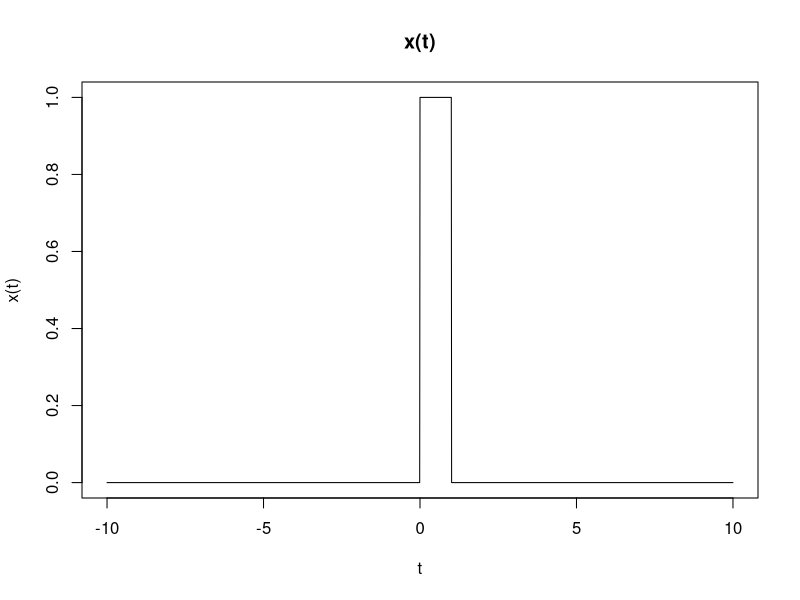
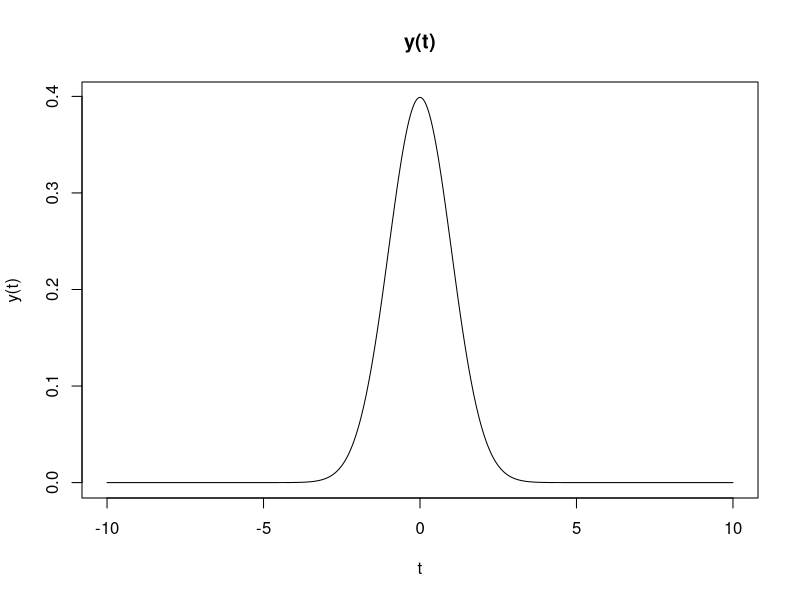
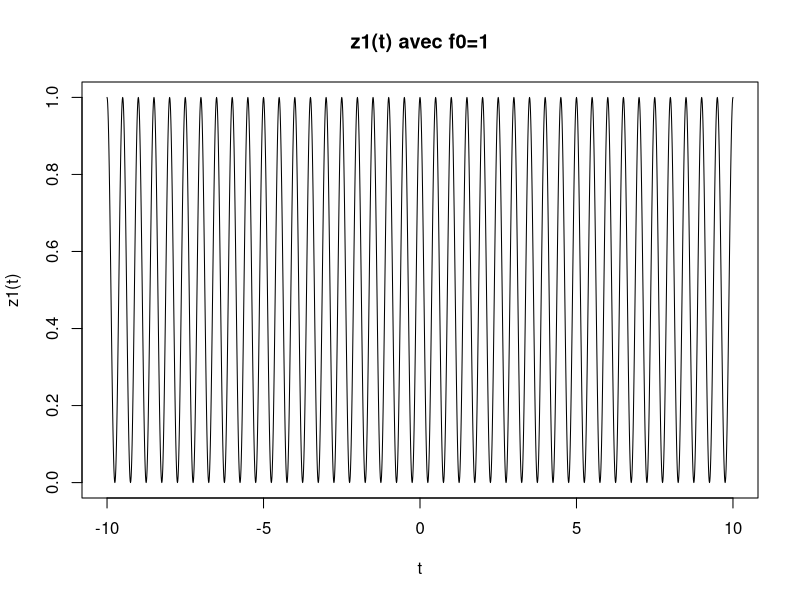
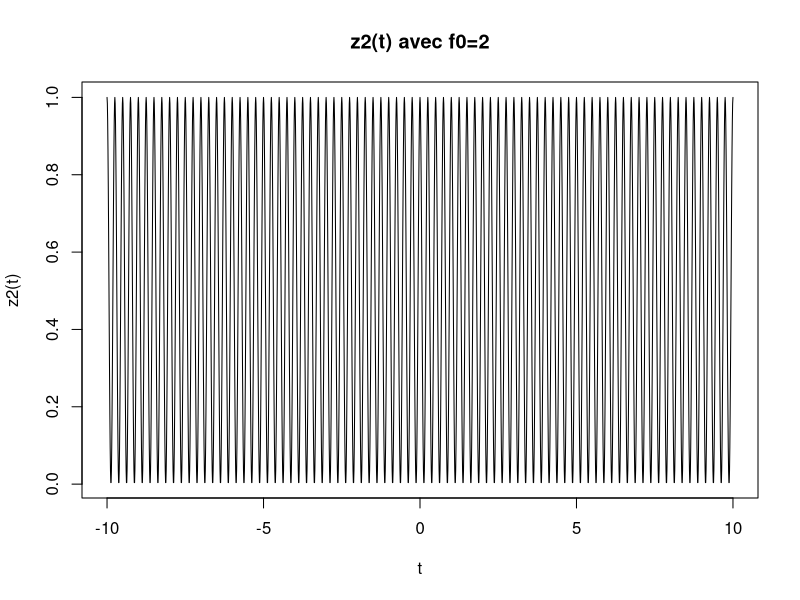
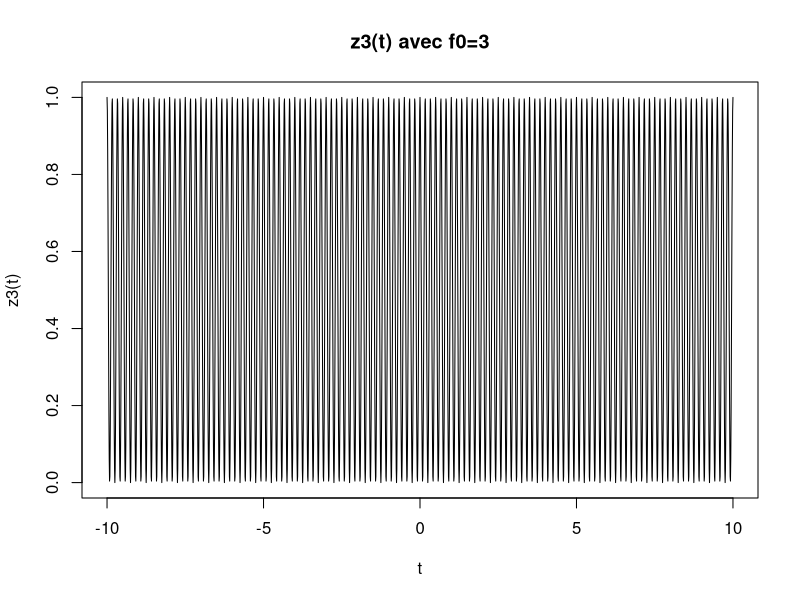
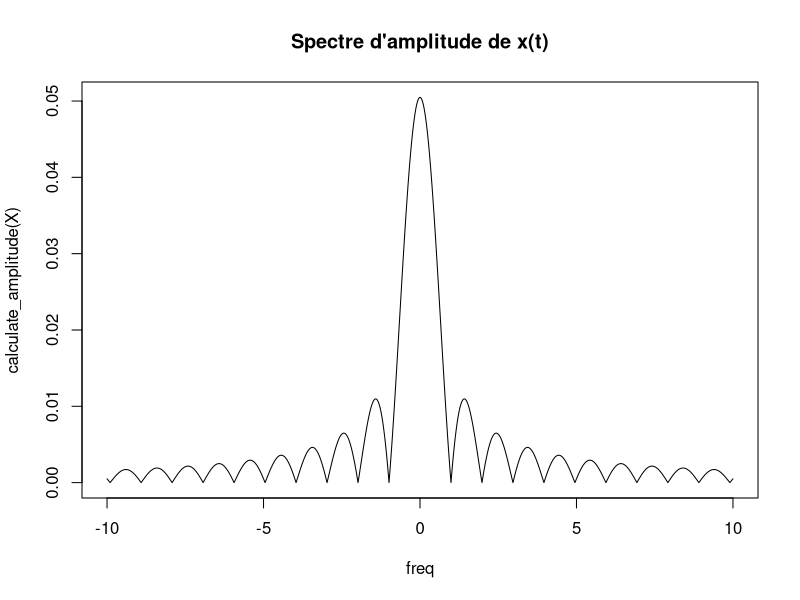
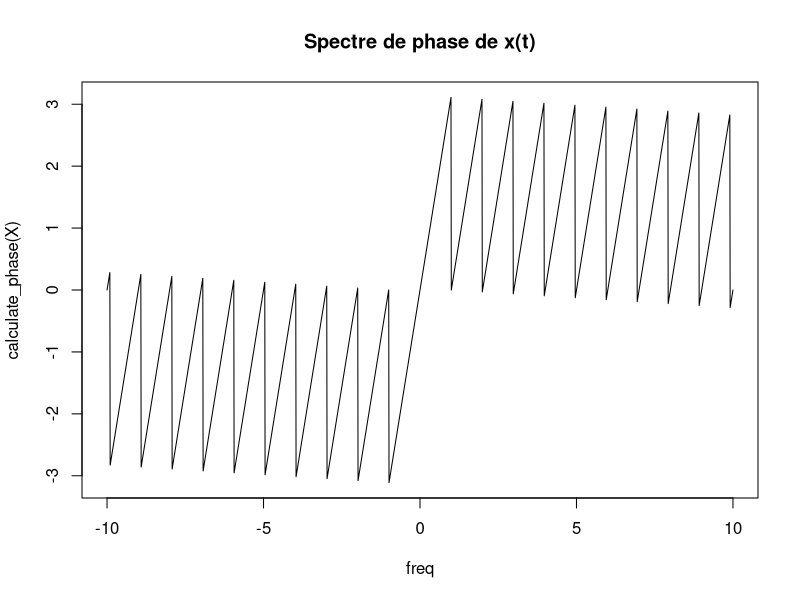
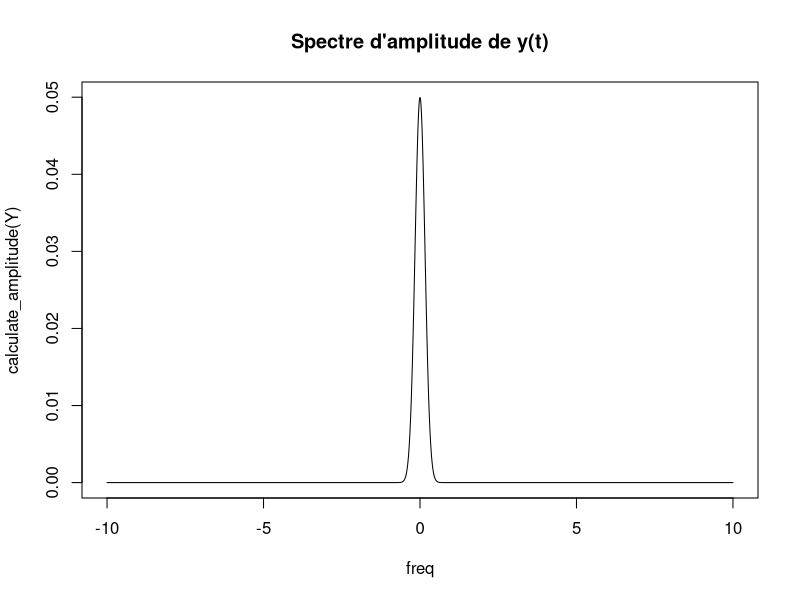

Reproduce these figures in R, in order.
#############################################

# Exercice 2.5.1

#############################################

# Définition des fonctions pour les signaux

t <- seq(-10, 10, by=0.01)

# Fonction rect(u)
rect <- function(u) {
  ifelse(abs(u) <= 0.5, 1, 0)
}

# Signal x(t)
x_t <- function(t) {rect((t - pi / (2 * pi)))}
# Signal y(t)
y_t <- function(t) exp(-t^2/2)/sqrt(2*pi)
# Signal z(t) pour différentes valeurs de f0
z1_t <- function(t) cos(2 * pi * 1 * t)^2
z2_t <- function(t) cos(2 * pi * 2 * t)^2
z3_t <- function(t) cos(2 * pi * 3 * t)^2

#############################################

# 1) Tracer les signaux

#############################################

plot(t, sapply(t, x_t), type="l", main="x(t)", xlab="t", ylab="x(t)")
plot(t, sapply(t, y_t), type="l", main="y(t)", xlab="t", ylab="y(t)")
plot(t, sapply(t, z1_t), type="l", main="z1(t) avec f0=1", xlab="t", ylab="z1(t)")
plot(t, sapply(t, z2_t), type="l", main="z2(t) avec f0=2", xlab="t", ylab="z2(t)")
plot(t, sapply(t, z3_t), type="l", main="z3(t) avec f0=3", xlab="t", ylab="z3(t)")


#############################################

# 2) Implémenter une méthode de calcul de TF

#############################################

TF <- function(signal, t, f) {
  # Define the real parts of the Fourier transform
  XRe <- function(f) {
    n <- length(t)
    real_part <- signal(t) * cos(2 * pi * f * t)
    result <- sum(real_part) / n
    return(result)
  }
  # Define the imaginary parts of the Fourier transform
  XIm <- function(f) {
    n <- length(t)
    imag_part <- signal(t) * sin(2 * pi * f * t)
    result <- sum(imag_part) / n
    return(result)
  }
  
  # Calculate the Fourier transform
  X <- complex(real = XRe(f), imaginary = XIm(f))
  
  return(X)
}

#############################################

# 3) A l'aide de la TF pour chaque signal tracer les spectres d'amplitude et de phase 

#############################################

freq <- seq(-10, 10, by=0.01)

# Calcul TF pour x(t), y(t), z1(t), z2(t), and z3(t)
X <- sapply(freq, function(f) TF(x_t, t, f))
Y <- sapply(freq, function(f) TF(y_t, t, f))
Z1 <- sapply(freq, function(f) TF(z1_t, t, f))
Z2 <- sapply(freq, function(f) TF(z2_t, t, f))
Z3 <- sapply(freq, function(f) TF(z3_t, t, f))

calculate_amplitude <- function(complex_numbers) {
  sqrt(Re(complex_numbers)^2 + Im(complex_numbers)^2)
}

# Function to calculate the phase (angle) of complex numbers in radians
calculate_phase <- function(complex_numbers) {
  
  atan2(Im(complex_numbers), Re(complex_numbers))
}

plot(freq, calculate_amplitude(X), type="l", main="Spectre d'amplitude de x(t)")
plot(freq, calculate_phase(X), type="l", main="Spectre de phase de x(t)")

plot(freq, calculate_amplitude(Y), type="l", main="Spectre d'amplitude de y(t)")
plot(freq, calculate_phase(Y), type="l", main="Spectre de phase de y(t)")


plot(freq, calculate_amplitude(Z1), type="l", main="Spectre d'amplitude de Z1(t)")
plot(freq, calculate_phase(Z1), type="l", main="Spectre de phase de Z1(t)")

plot(freq, calculate_amplitude(Z2), type="l", main="Spectre d'amplitude de Z2(t)")
plot(freq, calculate_phase(Z2), type="l", main="Spectre de phase de Z2(t)")

plot(freq, calculate_amplitude(Z3), type="l", main="Spectre d'amplitude de Z3(t)")
plot(freq, calculate_phase(Z3), type="l", main="Spectre de phase de Z3(t)")

#############################################

# Exercice 2.5.2

# 1) Implémenter une méthode de calcul de TF^-1 : transformation de Fourier inverse

#############################################

TF_inverse <- function(X, f, t) {
  delta_f <- f[2] - f[1]
  signal <- Re(sum(X * exp(1i*2*pi*f*t) * delta_f))
  return(signal)
}

#############################################

# 2) Donner x(t)

#############################################

X_f <- function(f) { 1 / (1 + f^2) }
X_values <- X_f(freq)
X_t <- sapply(t, function(t) TF_inverse(X_values, freq, t))
plot(t, X_t, type="l", main="x(t) quest 2")

#############################################

# 3) A l'aide des TF calculer dans l'exercice précédent, retrouver les signaux originels 

#############################################

xt_retrouve <- sapply(t, function(t) TF_inverse(X, freq, t))
plot(t, xt_retrouve, type="l", main="x(t) retrouvé")

yt_retrouve <- sapply(t, function(t) TF_inverse(Y, freq, t))
plot(t, yt_retrouve, type="l", main="y(t) retrouvé")

z1_retrouve <- sapply(t, function(t) TF_inverse(Z1, freq, t))
plot(t, z1_retrouve, type="l", main="z1(t) retrouvé")

z2_retrouve <- sapply(t, function(t) TF_inverse(Z2, freq, t))
plot(t, z2_retrouve, type="l", main="z2(t) retrouvé")

z3_retrouve <- sapply(t, function(t) TF_inverse(Z3, freq, t))
plot(t, z3_retrouve, type="l", main="z3(t) retrouvé")